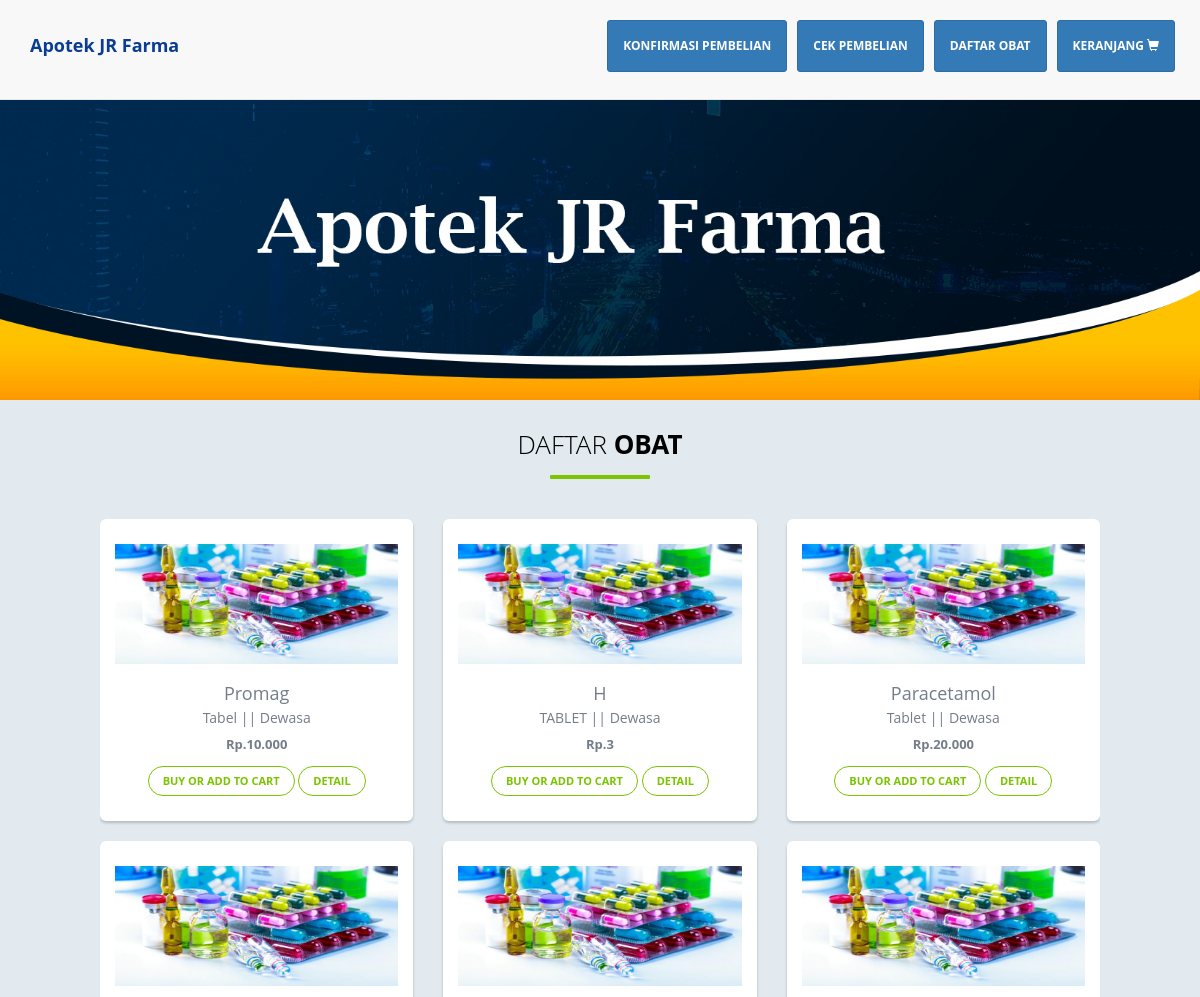
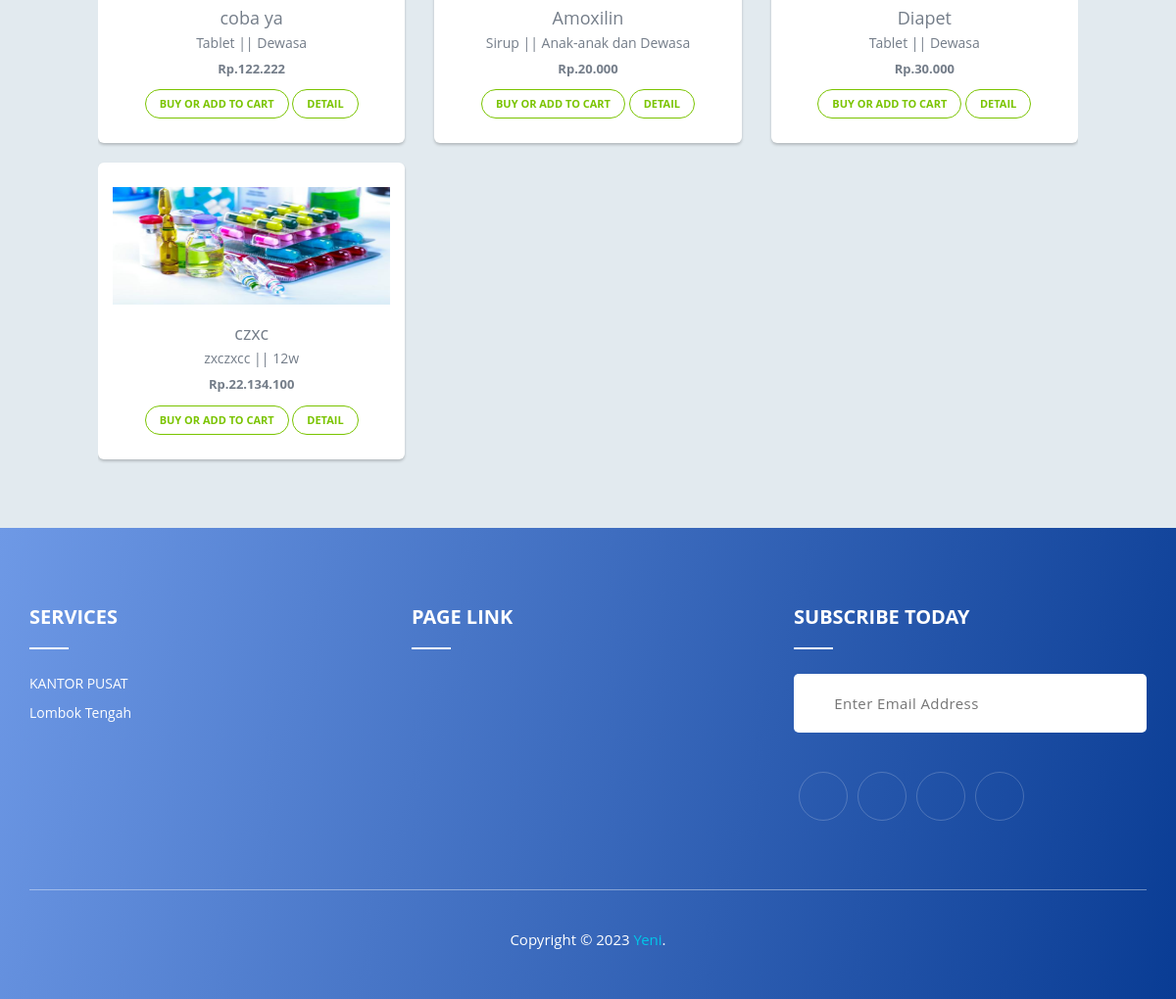
The page / on the database its author committed (2 pictures, top to bottom).
### tables this page shows
CREATE TABLE `obat` (
  `kode_obat` char(5) NOT NULL,
  `nama` varchar(100) NOT NULL,
  `bentuk` varchar(100) NOT NULL,
  `konsumen` varchar(100) NOT NULL,
  `manfaat` varchar(200) NOT NULL,
  `harga` float NOT NULL
);

### application/controllers/Home.php (called while the page is built, shortened)
<?php
class Home extends CI_Controller
{
  public function __construct()
  {
    $this->load->model('home_model');
    $this->load->model('keranjang_model');
  }
  public function index()
  {
    $data['view_name'] = 'beranda';
    $data['obat'] = $this->home_model->getObat();
    $this->load->view('home/index_view', $data);
  }
}

### index.php (called while the page is built, shortened)
<?php
require_once BASEPATH.'core/CodeIgniter.php';

### application/models/Home_model.php (called while the page is built, shortened)
<?php
class Home_model extends CI_Model {
  public function getObat($kode_obat = FALSE){
    if($kode_obat == FALSE){
      $query = $this->db->query('SELECT * FROM obat');
      return $query->result();
    }
    $query = $this->db->query("SELECT * FROM obat WHERE kode_obat = '". $kode_obat ."'");
    return $query->row();
  }
}

### application/views/home/beranda.php (the view, shortened to what this page needs)
<div class="banner">
</div>
<div class="container">
    <div class="row">
        <div class="col-md-12">
            <h2>Daftar <b>Obat</b></h2>
            <div id="myCarousel" class="carousel slide" data-ride="carousel" data-interval="0">
                <div class="carousel-inner">
                    <div class="item carousel-item active">
                        <div class="row">
                            <?php foreach ($obat as $item) : ?>
                            <div class="col-sm-4">
                                <div class="thumb-wrapper">
                                    <div class="img-box">
                                        <img src="<?php echo base_url('assets/img/obat.jpg') ?>" class="img-fluid"
                                            alt="GAMBAR" width="300px" height="200px">
                                    </div>
                                    <div class="thumb-content">
                                        <h4><?= $item->nama; ?></h4>
                                        <p><?= $item->bentuk; ?> || <?= $item->konsumen; ?></p>
                                        <p class="item-price"><b>Rp.<?= number_format($item->harga, 0, ',', '.'); ?></b>
                                        </p>
                                        <a href="<?= site_url('beli/' . $item->kode_obat); ?>"
                                            class="btn btn-primary">Buy or Add
                                            to Cart</a>
                                        <a href="<?= site_url('obat/' . $item->kode_obat); ?>"
                                            class="btn btn-primary">Detail</a>
                                    </div>
                                </div>
                                <br>
                            </div>
                            <?php endforeach; ?>
                        </div>
                    </div>
                </div>
            </div>
        </div>
    </div>
</div>

### application/views/home/index_view.php (shortened to what this page needs)
<!DOCTYPE html>
<html>
<head>
    <link rel="stylesheet" type="text/css" href="<?= base_url(); ?>assets/css/bootstrap.min.css">
    <link rel="stylesheet" type="text/css" href="<?= base_url(); ?>assets/css/main.css">
</head>
<body>
    <nav class="navbar navbar-default navbar-fixed-top" style="height: 100px;">
        <div class="container" style="margin-top: 20px;">
            <div class="navbar-header">
                <a style="color: #093c94;" class="navbar-brand" href="<?= site_url(); ?>"><strong>Apotek JR
                        Farma</strong></a>
            </div>
            <div class="collapse navbar-collapse" id="navigasi">
                <ul class="nav navbar-nav navbar-right">
                    <li><a style="color: #fff; margin-right:10px" class="btn btn-primary btn-sm" href="<?= site_url('Home/konfirmasi'); ?>"><strong>KONFIRMASI
                                PEMBELIAN</strong></a>
                    </li>
                    <li><a style="color: #fff; margin-right:10px" class="btn btn-primary btn-sm" href="<?= site_url('cek'); ?>"><strong>CEK
                                PEMBELIAN</strong></a></li>
                    <li><a style="color: #fff; margin-right:10px" class="btn btn-primary btn-sm" href="<?= site_url('obat'); ?>">
                            <strong>DAFTAR
                                OBAT</strong>
                        </a></li>
                    <li><a style="color: #fff; margin-right:10px" class="btn btn-primary btn-sm" href="<?= site_url('beli'); ?>"><strong>KERANJANG</strong>
                            <span class="glyphicon glyphicon-shopping-cart"></a>
                    </li>
                </ul>
            </div>
        </div>
    </nav>
    <?php $this->load->view('home/' . $view_name); ?>
    <div class="footer">
        <div class="container">
            <div class="row">
                <div class="col-lg-4 col-sm-4 col-xs-12">
                    <div class="single_footer">
                        <h4>Services</h4>
                        <p> KANTOR PUSAT</p>
                        <p>
                            Lombok Tengah
                        </p>
                    </div>
                </div>
                <div class="col-md-4 col-sm-4 col-xs-12">
                    <div class="single_footer single_footer_address">
                        <h4>Page Link</h4>
                    </div>
                </div>
                <div class="col-md-4 col-sm-4 col-xs-12">
                    <div class="single_footer single_footer_address">
                        <h4>Subscribe today</h4>
                        <div class="signup_form">
                            <form action="#" class="subscribe">
                                <input type="text" class="subscribe__input" placeholder="Enter Email Address">
                                <button type="button" class="subscribe__btn"><i class="fas fa-paper-plane"></i></button>
                            </form>
                        </div>
                    </div>
                    <div class="social_profile">
                        <ul>
                            <li><a href="#"><i class="bi bi-instagram"></i></a></li>
                            <li><a href="#"><i class="fab fa-twitter"></i></a></li>
                            <li><a href="#"><i class="fab fa-google-plus-g"></i></a></li>
                            <li><a href="#"><i class="fab fa-instagram"></i></a></li>
                        </ul>
                    </div>
                </div>
            </div>
            <div class="row">
                <div class="col-lg-12 col-sm-12 col-xs-12">
                    <p class="copyright">Copyright © 2023 <a href="#">Yeni</a>.</p>
                </div>
            </div>
        </div>
    </div>
</body>
</html>

### application/views/home/index_view.php (style rules this page uses)
a, a:hover, a:focus, a:active { text-decoration: none; outline: none; }
a, a:active, a:focus { color: #333; text-decoration: none; transition-timing-function: ease-in-out; -ms-transition-timing-function: ease-in-out; -moz-transition-timing-function: ease-in-out; -webkit-transition-timing-function: ease-in-out; -o-transition-timing-function: ease-in-out; transition-duration: .2s; -ms-transition-duration: .2s; -moz-transition-duration: .2s; -webkit-transition-duration: .2s; -o-transition-duration: .2s; }
ul { margin: 0; padding: 0; list-style: none; }
img { max-width: 100%; height: auto; }
.footer { background: linear-gradient(105deg, #6e99e6, #093c94); padding-top: 80px; padding-bottom: 40px; }
.single_footer h4 { color: #fff; margin-top: 0; margin-bottom: 25px; font-weight: 700; text-transform: uppercase; font-size: 20px; }
.single_footer h4::after { content: ""; display: block; height: 2px; width: 40px; background: #fff; margin-top: 20px; }
.single_footer p { color: #fff; }
.subscribe { display: block; position: relative; margin-top: 15px; width: 100%; }
.subscribe__input { background-color: #fff; border: medium none; border-radius: 5px; color: #333; display: block; font-size: 15px; font-weight: 500; height: 60px; letter-spacing: 0.4px; margin: 0; padding: 0 150px 0 20px; text-align: center; text-transform: capitalize; width: 100%; }
.subscribe__btn { background-color: transparent; border-radius: 0 25px 25px 0; color: #01c7e9; cursor: pointer; display: block; font-size: 20px; height: 60px; position: absolute; right: 0; top: 0; width: 60px; }
button { padding: 0; border: none; background-color: transparent; -webkit-border-radius: 0; border-radius: 0; }
.social_profile { margin-top: 40px; }
.social_profile ul { list-style: outside none none; margin: 0; padding: 0; }
.social_profile ul li { float: left; }
.social_profile ul li a { text-align: center; border: 0px; text-transform: uppercase; transition: all 0.3s ease 0s; margin: 0px 5px; font-size: 18px; color: #fff; border-radius: 30px; width: 50px; height: 50px; line-height: 50px; display: block; border: 1px solid rgba(255, 255, 255, 0.2); }
.copyright { margin-top: 70px; padding-top: 40px; color: #fff; font-size: 15px; border-top: 1px solid rgba(255, 255, 255, 0.4); text-align: center; }
.copyright a { color: #01c7e9; transition: all 0.2s ease 0s; }

### rows shown on the page
obat: nama "Promag", bentuk "Tabel", konsumen "Dewasa", harga "10.000"
obat: nama "H", bentuk "TABLET", konsumen "Dewasa", harga "3"
obat: nama "Paracetamol", bentuk "Tablet", konsumen "Dewasa", harga "20.000"
obat: nama "coba ya", bentuk "Tablet", konsumen "Dewasa", harga "122.222"
obat: nama "Amoxilin", bentuk "Sirup", konsumen "Anak-anak dan Dewasa", harga "20.000"
obat: nama "Diapet", bentuk "Tablet", konsumen "Dewasa", harga "30.000"
obat: nama "czxc", bentuk "zxczxcc", konsumen "12w", harga "22.134.100"
